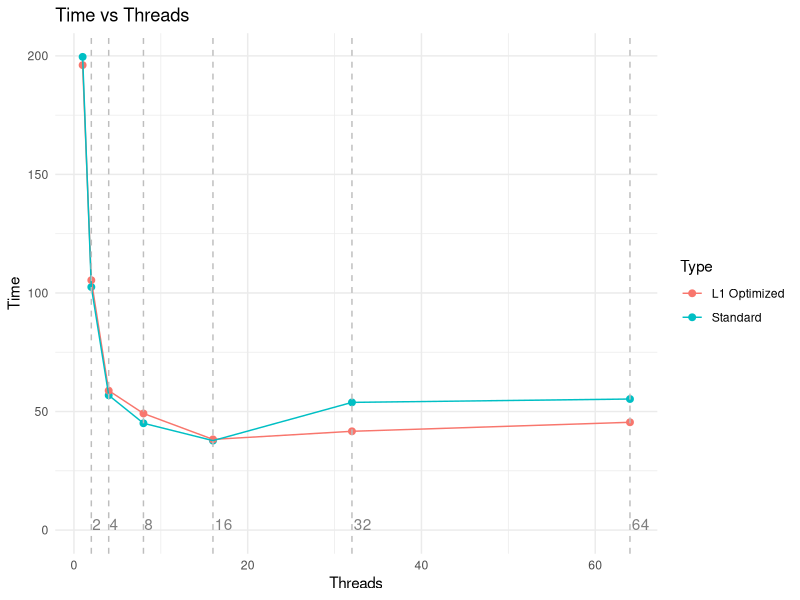
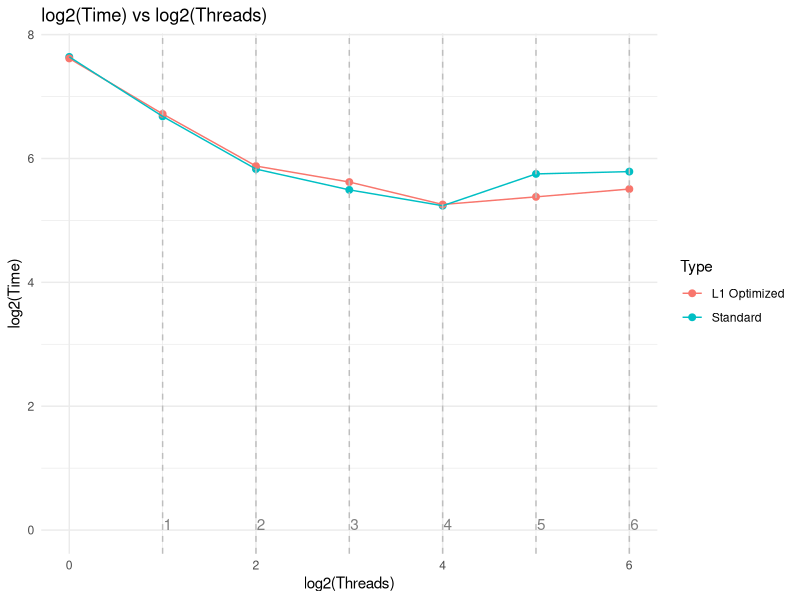
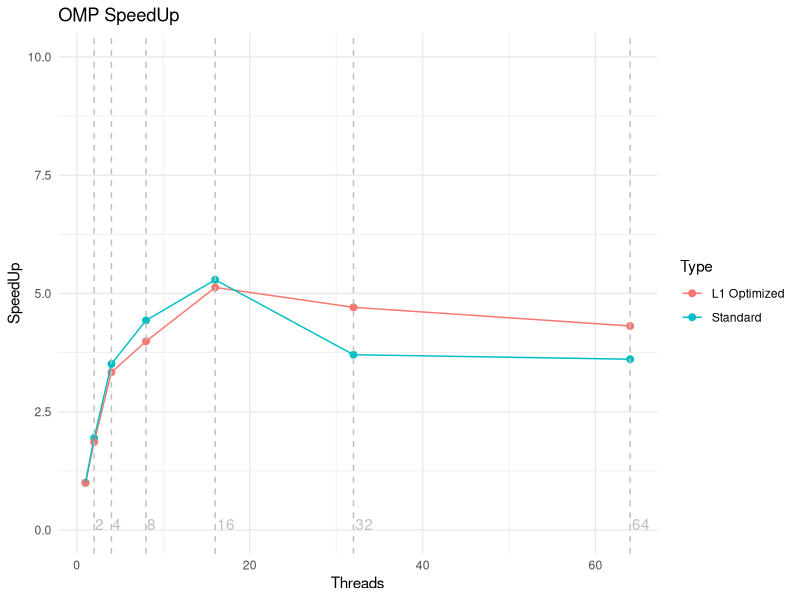
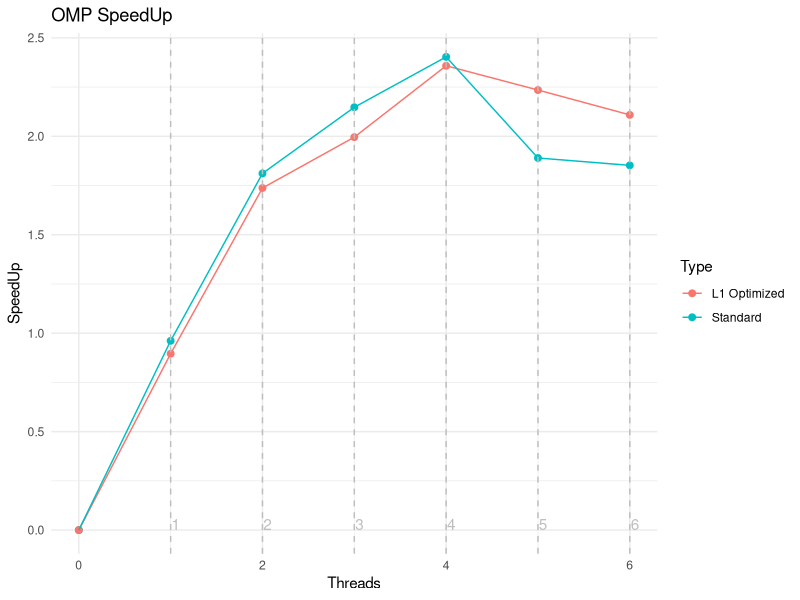

The R script that drew these images, in order:
## ---- chunk 1
knitr::opts_chunk$set(echo = TRUE)
## ---- chunk 2
library(tidyverse)
library(ggplot2)
## ---- chunk 3
omp_timings<- read.csv("../timings/omp_scaling.csv")
omp_timings<- omp_timings%>%
  group_by(Threads) %>%
  summarise(Time = min(Time, na.rm = TRUE))
omp_timings$SpeedUp<- omp_timings$Time[1] / omp_timings$Time
omp_timings$Type= "Standard"
## ---- chunk 4
omp_timings_L1<- read.csv("../timings/omp_scaling_L1.csv")
omp_timings_L1<- omp_timings_L1%>%
  group_by(Threads) %>%
  summarise(Time = min(Time, na.rm = TRUE))
omp_timings_L1$SpeedUp<- omp_timings_L1$Time[1] / omp_timings_L1$Time
omp_timings_L1$Type= "L1 Optimized"
## ---- chunk 5
df= rbind(omp_timings,omp_timings_L1)
df$Type=as.factor(df$Type)
## ---- chunk 6
df %>%
  ggplot(aes(x = Threads, y = Time, color = Type)) +
  geom_point(size=2)+
  geom_line() +
  geom_vline(xintercept = c(2,4,8,16,32,64), linetype = "dashed", color = "grey")+
  annotate("text", x = c(2,4,8,16,32,64), y = rep(0,6), label = c(2,4,8,16,32,64), 
           vjust = 0, hjust = -0.1,color="grey50")+
    labs(title = "Time vs Threads",
         x = "Threads",
         y = "Time") +
    theme_minimal()
## ---- chunk 7
df %>%
  ggplot(aes(x = log2(Threads), y = log2(Time), color = Type)) +
  geom_point(size=2)+
  geom_line() +
  geom_vline(xintercept = 1:6, linetype = "dashed", color = "grey")+
  annotate("text", x = 1:6, y = rep(0,6), label = 1:6, 
           vjust = 0, hjust = -0.1,color="grey50")+
    labs(title = "log2(Time) vs log2(Threads)",
         x = "log2(Threads)",
         y = "log2(Time)") +
    theme_minimal()
## ---- chunk 8
df %>%
  ggplot(aes(x = Threads, y = SpeedUp, color = Type)) +
  geom_point(size=2)+
  geom_line() +
  geom_vline(xintercept = c(2,4,8,16,32,64), linetype = "dashed", color = "grey")+
  annotate("text", x = c(2,4,8,16,32,64), y = rep(0,6), label = c(2,4,8,16,32,64), 
           vjust = 0, hjust = -0.1,color="grey")+
  #geom_abline(intercept = 0, slope = 1, linetype = "dashed", color = "black") +
  labs(title = "OMP SpeedUp",
       x = "Threads",
       y = "SpeedUp") +
  ylim(0,10)+
  theme_minimal()
## ---- chunk 9
df %>%
  ggplot(aes(x = log2(Threads), y = log2(SpeedUp), color = Type)) +
  geom_point(size=2)+
  geom_line() +
  geom_vline(xintercept = 1:6, linetype = "dashed", color = "grey")+
  annotate("text", x = 1:6, y = rep(0,6), label = 1:6, 
           vjust = 0, hjust = -0.1,color="grey")+
  #geom_abline(intercept = 0, slope = 1, linetype = "dashed", color = "black") +
  labs(title = "OMP SpeedUp",
       x = "Threads",
       y = "SpeedUp") +
  theme_minimal()
